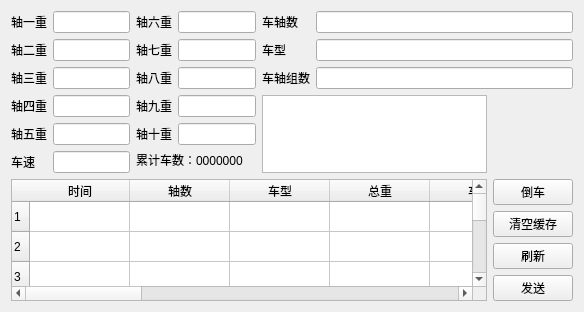
<?xml version="1.0" encoding="UTF-8"?>
<ui version="4.0">
 <class>FormMockWeight</class>
 <widget class="QWidget" name="FormMockWeight">
  <property name="geometry">
   <rect>
    <x>0</x>
    <y>0</y>
    <width>584</width>
    <height>288</height>
   </rect>
  </property>
  <property name="windowTitle">
   <string>Weight</string>
  </property>
  <layout class="QGridLayout" name="gridLayout">
   <item row="0" column="0" rowspan="2">
    <layout class="QFormLayout" name="formLayout_2">
     <item row="0" column="0">
      <widget class="QLabel" name="label">
       <property name="text">
        <string>轴一重</string>
       </property>
      </widget>
     </item>
     <item row="0" column="1">
      <widget class="QLineEdit" name="wt1"/>
     </item>
     <item row="1" column="0">
      <widget class="QLabel" name="label_2">
       <property name="text">
        <string>轴二重</string>
       </property>
      </widget>
     </item>
     <item row="1" column="1">
      <widget class="QLineEdit" name="wt2"/>
     </item>
     <item row="2" column="0">
      <widget class="QLabel" name="label_3">
       <property name="text">
        <string>轴三重</string>
       </property>
      </widget>
     </item>
     <item row="2" column="1">
      <widget class="QLineEdit" name="wt3"/>
     </item>
     <item row="3" column="0">
      <widget class="QLabel" name="label_4">
       <property name="text">
        <string>轴四重</string>
       </property>
      </widget>
     </item>
     <item row="3" column="1">
      <widget class="QLineEdit" name="wt4"/>
     </item>
     <item row="4" column="0">
      <widget class="QLabel" name="label_5">
       <property name="text">
        <string>轴五重</string>
       </property>
      </widget>
     </item>
     <item row="4" column="1">
      <widget class="QLineEdit" name="wt5"/>
     </item>
     <item row="5" column="0">
      <widget class="QLabel" name="label_11">
       <property name="text">
        <string>车速</string>
       </property>
      </widget>
     </item>
     <item row="5" column="1">
      <widget class="QLineEdit" name="speed"/>
     </item>
    </layout>
   </item>
   <item row="0" column="1" rowspan="2">
    <layout class="QFormLayout" name="formLayout_3">
     <item row="0" column="0">
      <widget class="QLabel" name="label_6">
       <property name="text">
        <string>轴六重</string>
       </property>
      </widget>
     </item>
     <item row="0" column="1">
      <widget class="QLineEdit" name="wt6"/>
     </item>
     <item row="1" column="0">
      <widget class="QLabel" name="label_7">
       <property name="text">
        <string>轴七重</string>
       </property>
      </widget>
     </item>
     <item row="1" column="1">
      <widget class="QLineEdit" name="wt7"/>
     </item>
     <item row="2" column="0">
      <widget class="QLabel" name="label_9">
       <property name="text">
        <string>轴八重</string>
       </property>
      </widget>
     </item>
     <item row="2" column="1">
      <widget class="QLineEdit" name="wt8"/>
     </item>
     <item row="3" column="0">
      <widget class="QLabel" name="label_8">
       <property name="text">
        <string>轴九重</string>
       </property>
      </widget>
     </item>
     <item row="3" column="1">
      <widget class="QLineEdit" name="wt9"/>
     </item>
     <item row="4" column="0">
      <widget class="QLabel" name="label_10">
       <property name="text">
        <string>轴十重</string>
       </property>
      </widget>
     </item>
     <item row="4" column="1">
      <widget class="QLineEdit" name="wt10"/>
     </item>
     <item row="5" column="0" colspan="2">
      <widget class="QLabel" name="label_allnumb">
       <property name="text">
        <string>累计车数：0000000</string>
       </property>
      </widget>
     </item>
    </layout>
   </item>
   <item row="0" column="2" colspan="2">
    <layout class="QFormLayout" name="formLayout">
     <property name="fieldGrowthPolicy">
      <enum>QFormLayout::AllNonFixedFieldsGrow</enum>
     </property>
     <item row="0" column="1">
      <widget class="QLineEdit" name="line_axle"/>
     </item>
     <item row="1" column="0">
      <widget class="QLabel" name="label_14">
       <property name="text">
        <string>车型</string>
       </property>
      </widget>
     </item>
     <item row="1" column="1">
      <widget class="QLineEdit" name="line_type"/>
     </item>
     <item row="2" column="0">
      <widget class="QLabel" name="label_12">
       <property name="text">
        <string>车轴组数</string>
       </property>
      </widget>
     </item>
     <item row="2" column="1">
      <widget class="QLineEdit" name="line_group"/>
     </item>
     <item row="0" column="0">
      <widget class="QLabel" name="label_13">
       <property name="text">
        <string>车轴数</string>
       </property>
      </widget>
     </item>
    </layout>
   </item>
   <item row="1" column="2">
    <widget class="QTextEdit" name="pingjun"/>
   </item>
   <item row="2" column="0" colspan="3">
    <widget class="QTableWidget" name="tableWidget">
     <row>
      <property name="text">
       <string>1</string>
      </property>
     </row>
     <row>
      <property name="text">
       <string>2</string>
      </property>
     </row>
     <row>
      <property name="text">
       <string>3</string>
      </property>
     </row>
     <row>
      <property name="text">
       <string>4</string>
      </property>
     </row>
     <row>
      <property name="text">
       <string>5</string>
      </property>
     </row>
     <row>
      <property name="text">
       <string>6</string>
      </property>
     </row>
     <row>
      <property name="text">
       <string>7</string>
      </property>
     </row>
     <row>
      <property name="text">
       <string>8</string>
      </property>
     </row>
     <row>
      <property name="text">
       <string>9</string>
      </property>
     </row>
     <row>
      <property name="text">
       <string>10</string>
      </property>
     </row>
     <column>
      <property name="text">
       <string>时间</string>
      </property>
     </column>
     <column>
      <property name="text">
       <string>轴数</string>
      </property>
     </column>
     <column>
      <property name="text">
       <string>车型</string>
      </property>
     </column>
     <column>
      <property name="text">
       <string>总重</string>
      </property>
     </column>
     <column>
      <property name="text">
       <string>车速</string>
      </property>
     </column>
     <column>
      <property name="text">
       <string>轴一重</string>
      </property>
     </column>
     <column>
      <property name="text">
       <string>轴二重</string>
      </property>
     </column>
     <column>
      <property name="text">
       <string>轴三重</string>
      </property>
     </column>
     <column>
      <property name="text">
       <string>轴三重</string>
      </property>
     </column>
     <column>
      <property name="text">
       <string>轴四重</string>
      </property>
     </column>
     <column>
      <property name="text">
       <string>轴五重</string>
      </property>
     </column>
     <column>
      <property name="text">
       <string>轴六重</string>
      </property>
     </column>
     <column>
      <property name="text">
       <string>轴七重</string>
      </property>
     </column>
     <column>
      <property name="text">
       <string>轴八重</string>
      </property>
     </column>
     <column>
      <property name="text">
       <string/>
      </property>
     </column>
    </widget>
   </item>
   <item row="2" column="3">
    <layout class="QVBoxLayout" name="verticalLayout">
     <item>
      <widget class="QPushButton" name="push_back">
       <property name="text">
        <string>倒车</string>
       </property>
      </widget>
     </item>
     <item>
      <widget class="QPushButton" name="push_clear">
       <property name="text">
        <string>清空缓存</string>
       </property>
      </widget>
     </item>
     <item>
      <widget class="QPushButton" name="pushRand">
       <property name="text">
        <string>刷新</string>
       </property>
      </widget>
     </item>
     <item>
      <widget class="QPushButton" name="push_send">
       <property name="text">
        <string>发送</string>
       </property>
      </widget>
     </item>
    </layout>
   </item>
   <item row="1" column="3">
    <spacer name="horizontalSpacer">
     <property name="orientation">
      <enum>Qt::Horizontal</enum>
     </property>
     <property name="sizeHint" stdset="0">
      <size>
       <width>40</width>
       <height>20</height>
      </size>
     </property>
    </spacer>
   </item>
  </layout>
 </widget>
 <resources/>
 <connections/>
</ui>
